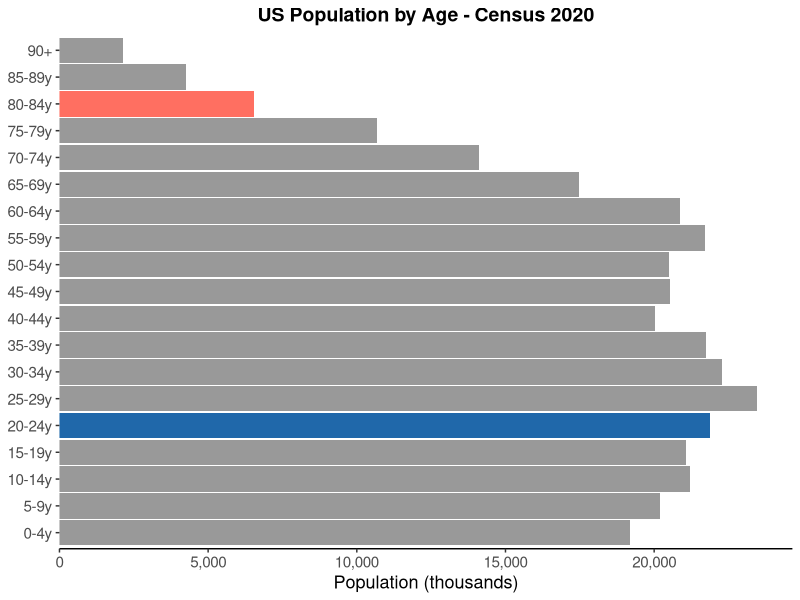

Here is the R script that generated this plot:
# File: age_pyramid_example.R
# Author(s): Amin Bemanian
# Date: 12/13/25
# Description: Creates an age pyramid with 5-year age bins using census population data,
#              highlighting two random age groups

library(dplyr)
library(ggplot2)

# US Census 2020 population estimates (in thousands)
# Source: US Census Bureau
age_counts <- data.frame(
  age_bin = c("0-4y", "5-9y", "10-14y", "15-19y", "20-24y", "25-29y",
              "30-34y", "35-39y", "40-44y", "45-49y", "50-54y", "55-59y",
              "60-64y", "65-69y", "70-74y", "75-79y", "80-84y", "85-89y", "90+"),
  population = c(19175, 20196, 21190, 21067, 21866, 23475,
                 22298, 21752, 20037, 20533, 20489, 21701,
                 20868, 17475, 14111, 10673, 6550, 4267, 2127)
)

# Set factor levels for proper ordering
age_counts <- age_counts %>%
  mutate(age_bin = factor(age_bin, levels = age_bin))

# Randomly select two age groups to highlight
set.seed(42)  # For reproducibility
available_bins <- age_counts$age_bin
highlighted_bins <- sample(available_bins, 2)
coral_bin <- as.character(highlighted_bins[1])
royal_bin <- as.character(highlighted_bins[2])

cat("Highlighting age groups:\n")
cat("  Coral Red: ", coral_bin, "\n")
cat("  Royal Blue: ", royal_bin, "\n")

# Create color mapping
age_counts <- age_counts %>%
  mutate(
    highlight = case_when(
      age_bin == coral_bin ~ "Coral Red",
      age_bin == royal_bin ~ "Royal Blue",
      TRUE ~ "Default"
    )
  )

# Create the age pyramid (horizontal bar chart)
age_pyramid <- ggplot(age_counts, aes(x = age_bin, y = population, fill = highlight)) +
  geom_col(width = 0.95) +
  coord_flip() +
  scale_fill_manual(
    values = c("Coral Red" = "#FF6F61", "Royal Blue" = "#2068aa", "Default" = "gray60"),
    name = "Highlighted Groups"
  ) +
  scale_y_continuous(
    name = "Population (thousands)",
    expand = expansion(mult = c(0, 0.05)),
    labels = scales::comma
  ) +
  scale_x_discrete(name = NULL) +
  theme_bw() +
  ggtitle("US Population by Age - Census 2020") +
  theme(
    axis.title.x = element_text(size = 13),
    axis.title.y = element_blank(),
    axis.text = element_text(size = 11),
    legend.position = "none",
    panel.grid = element_blank(),
    panel.border = element_blank(),
    axis.line.x = element_line(color = "black"),
    plot.title = element_text(hjust = 0.5, size = 14, face = "bold")
  )

# Save the plot
dir.create("figs", showWarnings = FALSE, recursive = TRUE)
fn_pyramid <- "figs/age_pyramid_example.jpg"

ggsave(
  fn_pyramid,
  plot = age_pyramid,
  device = "jpeg",
  dpi = 192,
  width = 6,
  height = 8
)

cat("\nAge pyramid saved to:", fn_pyramid, "\n")
cat("Total US population:", format(sum(age_counts$population) * 1000, big.mark = ","), "\n")
